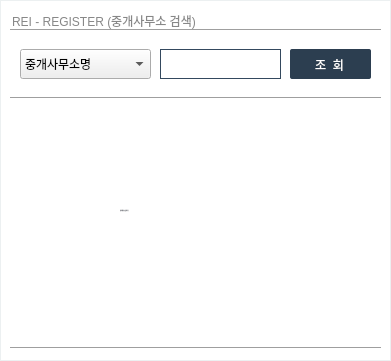
<?xml version="1.0" encoding="UTF-8"?>
<ui version="4.0">
 <class>Form</class>
 <widget class="QWidget" name="Form">
  <property name="geometry">
   <rect>
    <x>0</x>
    <y>0</y>
    <width>391</width>
    <height>361</height>
   </rect>
  </property>
  <property name="windowTitle">
   <string>Form</string>
  </property>
  <widget class="QLabel" name="lb_titlebar">
   <property name="geometry">
    <rect>
     <x>0</x>
     <y>0</y>
     <width>391</width>
     <height>361</height>
    </rect>
   </property>
   <property name="styleSheet">
    <string notr="true">QLabel{
	background-color: white;
	font: 13px &quot;웰컴체 Regular&quot;;
	color: rgb(0, 0, 0, 120);
	padding-top: 8px;
	padding-left: 8px;
	border: 1px solid #ecf0f1;
}</string>
   </property>
   <property name="text">
    <string>REI - REGISTER (중개사무소 검색)</string>
   </property>
   <property name="alignment">
    <set>Qt::AlignLeading|Qt::AlignLeft|Qt::AlignTop</set>
   </property>
  </widget>
  <widget class="Line" name="line">
   <property name="geometry">
    <rect>
     <x>10</x>
     <y>20</y>
     <width>371</width>
     <height>20</height>
    </rect>
   </property>
   <property name="orientation">
    <enum>Qt::Horizontal</enum>
   </property>
  </widget>
  <widget class="Line" name="line1">
   <property name="geometry">
    <rect>
     <x>10</x>
     <y>340</y>
     <width>371</width>
     <height>16</height>
    </rect>
   </property>
   <property name="orientation">
    <enum>Qt::Horizontal</enum>
   </property>
  </widget>
  <widget class="QListWidget" name="list">
   <property name="geometry">
    <rect>
     <x>11</x>
     <y>107</y>
     <width>371</width>
     <height>231</height>
    </rect>
   </property>
   <property name="styleSheet">
    <string notr="true">QListWidget {
	border: 0px;
	font: 13px &quot;웰컴체 Regular&quot;;
	color: #2c3e50;
	padding-top: 2px;
}

QScrollBar:vertical {
	border: 0px solid #999999;
	background: white;
	width: 4px;    
	margin: 0px 0px 0px 0px;
}

QScrollBar::handle:vertical {         
	min-height: 0px;
	border: 0px solid red;
	border-radius: 2px;
	background-color: rgb(72,93,114,180);
}

QScrollBar::add-line:vertical {       
	height: 0px;
	subcontrol-position: bottom;
	subcontrol-origin: margin;
}

QScrollBar::sub-line:vertical {
	height: 0px;
	subcontrol-position: top;
	subcontrol-origin: margin;
}</string>
   </property>
  </widget>
  <widget class="QPushButton" name="btn_exit">
   <property name="geometry">
    <rect>
     <x>360</x>
     <y>4</y>
     <width>21</width>
     <height>21</height>
    </rect>
   </property>
   <property name="styleSheet">
    <string notr="true">QPushButton {
	border: 0px solid;
	background-color: rgb(255, 255, 255);
}

QPushButton::hover {
	background-color: rgb(239, 111, 108, 170);
	border-style: inset;
}

QPushButton:pressed {
	background-color: rgb(239, 111, 108);
	border-style: inset;
}
</string>
   </property>
   <property name="text">
    <string/>
   </property>
  </widget>
  <widget class="QLabel" name="lb_notfind">
   <property name="geometry">
    <rect>
     <x>120</x>
     <y>200</y>
     <width>161</width>
     <height>21</height>
    </rect>
   </property>
   <property name="font">
    <font>
     <family>웰컴체 Regular</family>
     <pointsize>-1</pointsize>
     <weight>50</weight>
     <italic>false</italic>
     <bold>false</bold>
    </font>
   </property>
   <property name="styleSheet">
    <string notr="true">QLabel {
	font: 20px &quot;웰컴체 Regular&quot;;
	color: #353b48;
}</string>
   </property>
   <property name="text">
    <string>검색 결과가 없습니다.</string>
   </property>
   <property name="alignment">
    <set>Qt::AlignLeading|Qt::AlignLeft|Qt::AlignVCenter</set>
   </property>
  </widget>
  <widget class="QComboBox" name="cbx_choise">
   <property name="geometry">
    <rect>
     <x>20</x>
     <y>49</y>
     <width>131</width>
     <height>30</height>
    </rect>
   </property>
   <property name="styleSheet">
    <string notr="true">QComboBox {
    border: 1px solid gray;
    padding: 3px 1px 1px 10px;
    min-width: 6em;
    background: rgb(255, 255, 255);
    font: 14px &quot;웰컴체 Regular&quot;;
    color: rgb(44, 62, 80);
}

QComboBox:focus {
    padding: 3px 1px 1px 10px;
    color: rgb(127, 140, 141);
}

QComboBox:on { 
    padding-top: 3px;
    padding-left: 4px;
}

QComboBox QAbstractItemView::item { 
	min-height: 30px; 
}

QComboBox::drop-down {
    subcontrol-origin: padding;
    subcontrol-position: top right;
    width: 35px;

    border-left-width: 1px;
    border-left-style: solid;
    border-left-color: darkgray;
    border-top-right-radius: 3px;
    border-bottom-right-radius: 3px;
}

QComboBox::down-arrow {
    image: url(./data/img/down_arrow.png);
    width: 25px;
    height: 25px;
}

QComboBox::down-arrow:hover {
    image: url(./data/img/down_arrow.png);
}

QComboBox::down-arrow:on {
    top: 1px;
    left: 1px;
}
QComboBox::setView {
    color: rgb(44, 62, 80);
    background-color: lightblue
}
comboBox-&gt;setView(view);
QListView::item:selected {
    color: rgb(44, 62, 80);
    background-color: lightblue
}
</string>
   </property>
   <item>
    <property name="text">
     <string>중개사무소명</string>
    </property>
   </item>
   <item>
    <property name="text">
     <string>대표자명</string>
    </property>
   </item>
  </widget>
  <widget class="QLineEdit" name="edt_find">
   <property name="geometry">
    <rect>
     <x>160</x>
     <y>49</y>
     <width>121</width>
     <height>30</height>
    </rect>
   </property>
   <property name="styleSheet">
    <string notr="true">QLineEdit {
	color: rgb(72,93,114);
    font: 13px &quot;웰컴체 Regular&quot;;
	border: 1px solid #34495e;
	padding-left: 10px;
}

QLineEdit::hover {
	border: 1px solid #3498db;
}

QLineEdit:focus {
	border: 2px solid #3498db;
}
</string>
   </property>
   <property name="alignment">
    <set>Qt::AlignLeading|Qt::AlignLeft|Qt::AlignVCenter</set>
   </property>
  </widget>
  <widget class="QPushButton" name="btn_find">
   <property name="geometry">
    <rect>
     <x>290</x>
     <y>49</y>
     <width>81</width>
     <height>30</height>
    </rect>
   </property>
   <property name="styleSheet">
    <string notr="true">QPushButton {
	font: 13px &quot;웰컴체 Regular&quot;;
	color: white;
	border: 0px;
	padding-right:  2px;
	padding-top: 2px;
	background-color: rgb(44,62,80);
	border-radius: 2px;
}

QPushButton::hover {
	border: 0px;
	background-color: rgb(64,82,100);
	border-style: inset;
}

QPushButton:pressed {
	border: 0px;
	background-color: rgb(24,42,60);
	border-style: inset;
}
</string>
   </property>
   <property name="text">
    <string>조  회</string>
   </property>
   <property name="icon">
    <iconset>
     <normaloff>E:/PyProject/Project/REI/building_info/image/bt_search.png</normaloff>E:/PyProject/Project/REI/building_info/image/bt_search.png</iconset>
   </property>
   <property name="iconSize">
    <size>
     <width>23</width>
     <height>23</height>
    </size>
   </property>
  </widget>
  <widget class="Line" name="line1_2">
   <property name="geometry">
    <rect>
     <x>10</x>
     <y>90</y>
     <width>371</width>
     <height>16</height>
    </rect>
   </property>
   <property name="orientation">
    <enum>Qt::Horizontal</enum>
   </property>
  </widget>
 </widget>
 <resources/>
 <connections/>
</ui>
